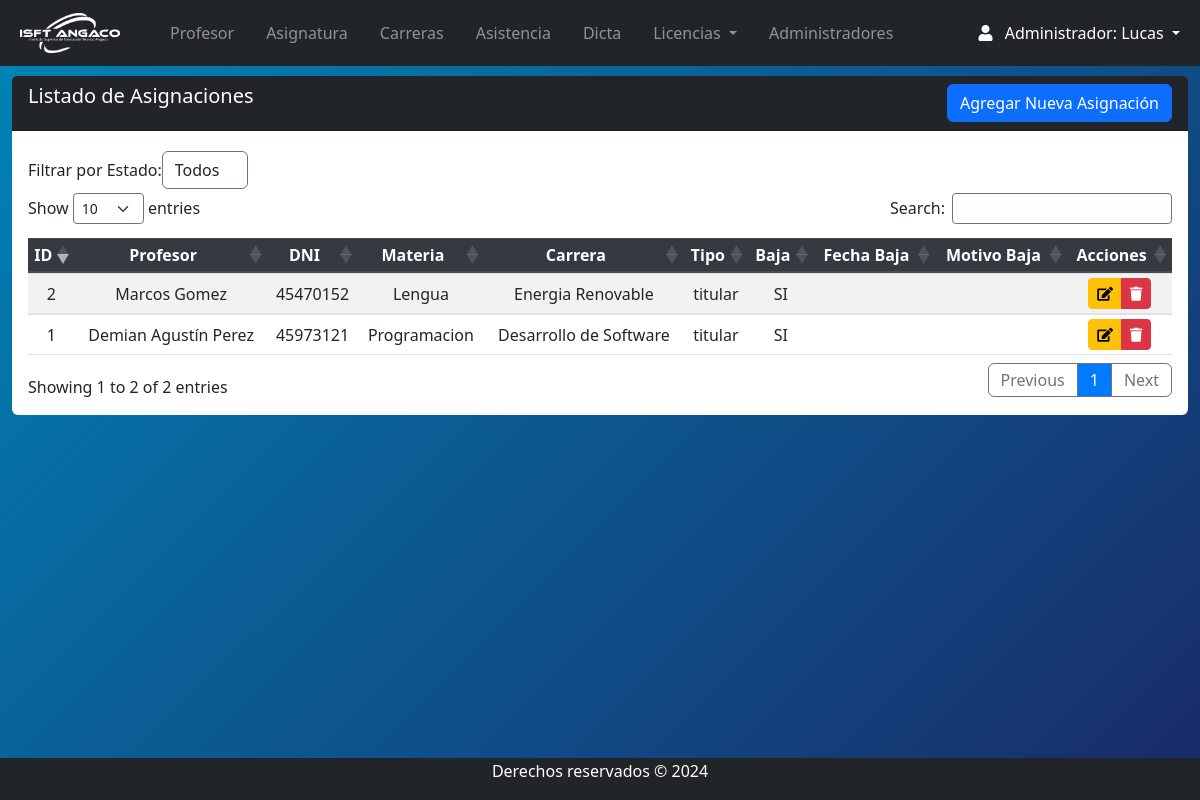
/Views/admin/dicta_index.php (signed in), run on an earlier commit of the app's database.
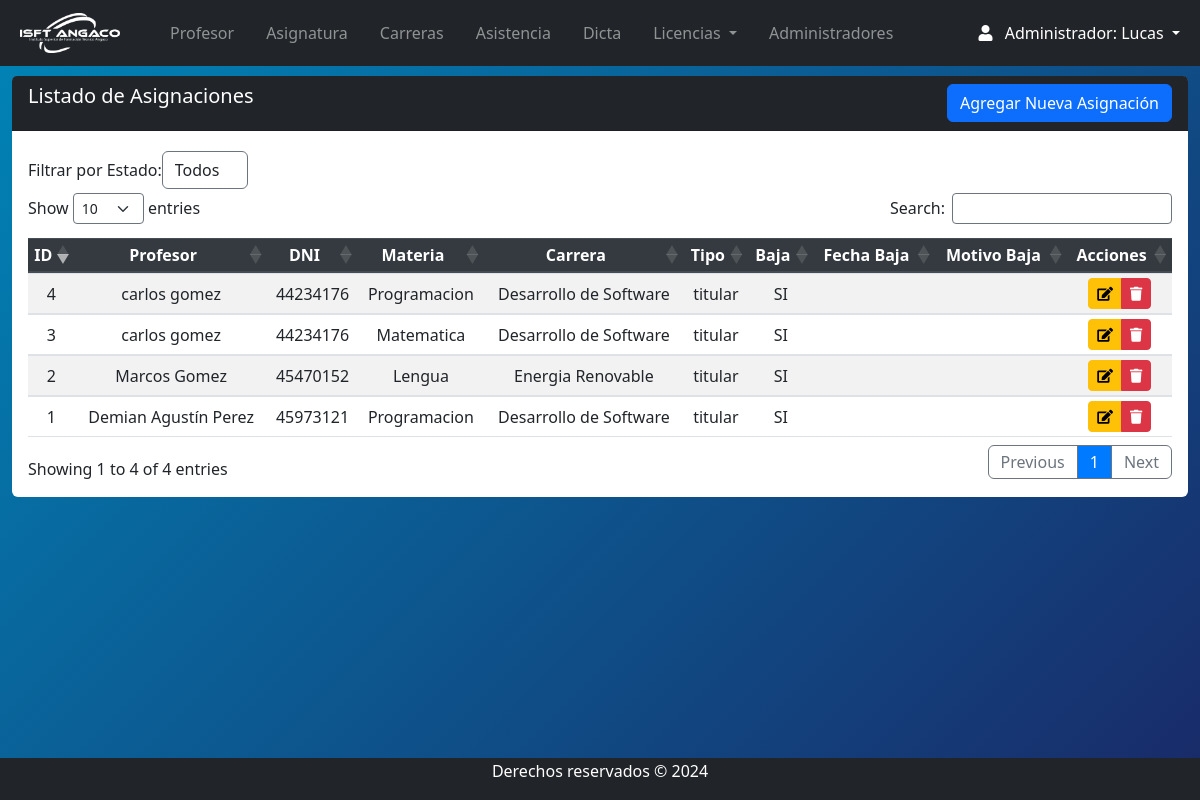
And on a later commit of the database.
### tables this page shows
CREATE TABLE `dicta` (
  `id` int(11) NOT NULL,
  `usuario_id` int(11) DEFAULT NULL,
  `FKmateria` int(11) DEFAULT NULL,
  `tipo` enum('titular','interino','suplente') NOT NULL,
  `Baja` enum('SI','NO') NOT NULL,
  `Fecha_baja` date DEFAULT NULL,
  `motivo_baja` varchar(255) DEFAULT NULL,
  `FK_carrera` int(11) DEFAULT NULL,
  `etapa` varchar(15) NOT NULL
);

CREATE TABLE `usuarios` (
  `id_usuario` int(11) NOT NULL,
  `nombre` varchar(255) NOT NULL,
  `apellido` varchar(255) NOT NULL,
  `dni` varchar(20) NOT NULL,
  `celular` varchar(20) DEFAULT NULL,
  `correo` varchar(255) NOT NULL,
  `password` varchar(255) DEFAULT NULL,
  `direccion` text DEFAULT NULL,
  `foto` varchar(255) DEFAULT NULL,
  `cv` varchar(255) DEFAULT NULL,
  `fechadeingreso` date NOT NULL,
  `fechadebaja` date DEFAULT NULL,
  `etapa` enum('Activo','Inactivo') NOT NULL DEFAULT 'Activo',
  `id_rol` int(11) DEFAULT NULL
);

CREATE TABLE `asignaturas` (
  `id` int(11) NOT NULL,
  `nombre` varchar(255) NOT NULL,
  `cantidaddehoras` int(11) NOT NULL,
  `FK_carrera` int(11) NOT NULL,
  `etapa` enum('Activo','Inactivo') DEFAULT 'Activo'
);

CREATE TABLE `carreras` (
  `id` int(11) NOT NULL,
  `nombre` varchar(255) NOT NULL,
  `descripcion` varchar(255) NOT NULL,
  `etapa` varchar(15) NOT NULL
);

### Views/admin/dicta_index.php (the view, shortened to what this page needs)
<?php
include("../../conn/connection.php");
include("navbar.php");
$db->setAttribute(PDO::ATTR_ERRMODE, PDO::ERRMODE_EXCEPTION);
$etapa = isset($_GET['etapa']) ? $_GET['etapa'] : 'Todos';
$sql = "SELECT d.id, CONCAT(u.nombre, ' ', u.apellido) AS nombre_profesor, u.dni AS dni_profesor, m.nombre AS nombre_materia, c.nombre AS nombre_carrera, d.tipo, d.Baja, d.Fecha_baja, d.motivo_baja, d.etapa
        FROM dicta d
        INNER JOIN usuarios u ON d.usuario_id = u.id_usuario
        INNER JOIN asignaturas m ON d.FKmateria = m.id
        INNER JOIN carreras c ON d.FK_carrera = c.id";
$sql .= " ORDER BY d.id DESC";
$stmt = $db->prepare($sql);
try {
    $stmt->execute();
    $resultado = $stmt->fetchAll(PDO::FETCH_ASSOC);
} catch (PDOException $e) {
    echo "Error en la consulta: " . $e->getMessage();
    exit;
}
?>
<section class="content mt-3">
    <div class="row m-auto">
        <div class="col-sm">
            <div class="card rounded-2 border-0">
                <div class="card-header bg-dark text-white pb-0">
                    <h5 class="d-inline-block">Listado de Asignaciones</h5>
                    <a class="btn btn-primary float-right mb-2" href="dicta_crea.php">Agregar Nueva Asignación</a>
                </div>
                <div class="card-body table-responsive">
                    <form method="get" action="dicta_index.php" class="form-inline justify-content-start my-1">
                        <div class="form-group">
                            <label for="etapa" class="label label-default">Filtrar por Estado: </label>
                            <select name="etapa" id="etapa" class="form-control" onchange="this.form.submit()">
                                <option value="Todos" <?php echo ($etapa === 'Todos') ? 'selected' : ''; ?>>Todos</option>
                            </select>
                        </div>
                    </form>
                    <?php if (empty($resultado)) : ?>
                        <div class="alert alert-info">No hay registros disponibles.</div>
                    <?php else : ?>
                        <table id="example" class="table table-striped table-sm" style="width:100%">
                            <thead class="thead-dark">
                                <tr>
                                    <th>ID</th>
                                    <th>Profesor</th>
                                    <th>DNI</th>
                                    <th>Materia</th>
                                    <th>Carrera</th>
                                    <th>Tipo</th>
                                    <th>Baja</th>
                                    <th>Fecha Baja</th>
                                    <th>Motivo Baja</th>
                                    <th>Acciones</th>
                                </tr>
                            </thead>
                            <tbody>
                                <?php foreach ($resultado as $row) : ?>
                                    <tr>
                                        <td><?php echo htmlspecialchars($row['id']); ?></td>
                                        <td><?php echo htmlspecialchars($row['nombre_profesor']); ?></td>
                                        <td><?php echo htmlspecialchars($row['dni_profesor']); ?></td>
                                        <td><?php echo htmlspecialchars($row['nombre_materia']); ?></td>
                                        <td><?php echo htmlspecialchars($row['nombre_carrera']); ?></td>
                                        <td><?php echo htmlspecialchars($row['tipo']); ?></td>
                                        <td><?php echo htmlspecialchars($row['Baja']); ?></td>
                                        <td><?php echo htmlspecialchars($row['Fecha_baja']); ?></td>
                                        <td><?php echo htmlspecialchars($row['motivo_baja']); ?></td>
                                        <td>
                                            <div class="btn-group">
                                                <a href="dicta_edit.php?id=<?php echo htmlspecialchars($row['id']); ?>" class="btn btn-warning btn-sm"><i class="fas fa-edit"></i></a>
                                                <?php if ($row['etapa'] === 'Inactivo') : ?>
                                                    <button class="btn btn-danger btn-sm" disabled><i class="fas fa-trash"></i></button>
                                                <?php else : ?>
                                                    <button class="btn btn-danger btn-sm" onclick="showBajaModal('<?php echo htmlspecialchars($row['id']); ?>')"><i class="fas fa-trash"></i></button>
                                                <?php endif; ?>
                                            </div>
                                        </td>
                                    </tr>
                                <?php endforeach; ?>
                            </tbody>
                        </table>
                    <?php endif; ?>
                </div>
            </div>
        </div>
    </div>
</section>
<?php require("footer.php"); ?>

### Views/admin/navbar.php (shortened to what this page needs)
<!DOCTYPE html>
<html lang="es">
<head>
  <link rel="stylesheet" href="https://use.fontawesome.com/releases/v5.8.2/css/all.css">
  <link rel="stylesheet" href="../../css/style.css">
  <link href="https://cdn.jsdelivr.net/npm/bootstrap@5.3.2/dist/css/bootstrap.min.css" rel="stylesheet">
  <link rel="stylesheet" href="https://maxcdn.bootstrapcdn.com/bootstrap/4.5.2/css/bootstrap.min.css">
  <link rel="stylesheet" href="https://cdnjs.cloudflare.com/ajax/libs/twitter-bootstrap/5.3.0/css/bootstrap.min.css">
  <link rel="stylesheet" href="https://cdn.datatables.net/1.13.7/css/dataTables.bootstrap5.min.css">
  <link rel="stylesheet" type="text/css" href="https://cdn.datatables.net/1.13.1/css/dataTables.bootstrap5.min.css" />
  <link rel="stylesheet" type="text/css" href="https://cdn.datatables.net/buttons/2.3.3/css/buttons.bootstrap5.min.css" />
  <link rel="stylesheet" href="https://cdn.jsdelivr.net/npm/bootstrap@5.3.0-alpha1/dist/css/bootstrap.min.css" />
  <link rel="stylesheet" href="https://cdnjs.cloudflare.com/ajax/libs/font-awesome/6.2.1/css/all.min.css" />
  <link rel="stylesheet" href="https://cdnjs.cloudflare.com/ajax/libs/font-awesome/5.15.4/css/all.min.css">
</head>
<body>
  <div style="height:60px">
    <nav class="navbar navbar-expand-lg navbar-dark bg-dark fixed-top">
      <div class="container-fluid ml-2 ">
        <a href="index.php" class="navbar-brand mb-0 pr-3 ">
          <img class="d-line-block align-top " src="../../img/LOGO3.png" width="100px" style="margin-right:10px">
        </a>
        <div class="collapse navbar-collapse d-flex" id="navbarNav">
          <ul class="navbar-nav mr-auto flex-grow-1 bd-highlight">
            <div class="collapse navbar-collapse " id="navbarNav">
              <ul class="navbar-nav mr-auto ">
            <li class="nav-item  pr-3">
              <a class="nav-link " href="profe_index.php">Profesor </a>
            </li>
            <li class="nav-item  pr-3">
              <a class="nav-link " href="materia_index.php">Asignatura </a>
            </li>
            <li class="nav-item  pr-3">
              <a class="nav-link " href="carrera_index.php">Carreras</a>
            </li>
             <li class="nav-item  pr-3">
              <a class="nav-link " href="asistencia_index.php">Asistencia</a>
            </li>
            <li class="nav-item  pr-3">
              <a class="nav-link" href="dicta_index.php">Dicta</a>
            </li>
            <li class="nav-item dropdown pr-3">
              <a class="nav-link dropdown-toggle  " href="#" role="button" data-bs-toggle="dropdown" aria-expanded="false">
              Licencias
              </a>
            </li>
            <li class="nav-item  pr-3">
              <a class="nav-link" href="admin_index.php">Administradores</a>
            </li>
          </ul>
          <form class="form-inline d-flex justify-content-end">
            <div class="collapse navbar-collapse" id="navbarNav">
              <ul class="navbar-nav">
                <li class="nav-item dropdown">
                  <a class="nav-link dropdown-toggle active" href="#" role="button" data-bs-toggle="dropdown" aria-expanded="false">
                    <i class="fas fa-user pr-2"></i>
                    Administrador:
                    <?php if (isset($_SESSION['nombre']) ) : ?>
                    <?php echo $_SESSION['nombre'] ; ?>
                    <?php endif; ?>
                    </a>
              </li>
            </div>
            </ul>
        </div>
      </div>
    </nav>
  </div>

### Views/admin/footer.php (shortened to what this page needs)
        <br/><br/>
        <footer class="text-white bg-dark">
                <p>Derechos reservados &copy; 2024</p>
        </footer>
    </body>
</html>

### css/style.css (style rules this page uses)
body { position: relative; padding-bottom: 10px; min-height: 100vh; }
select { border-style: solid !important; border-color: #6c757d !important; border-width: 1px !important; }
th, td { text-align: center !important; vertical-align: middle !important; }

### Views/admin/navbar.php (style rules this page uses)
body { background: linear-gradient(135deg,#0085b7, #192a68); }

### Views/admin/footer.php (style rules this page uses)
footer { background: #1b1e21; width: 100%; padding: 1px; position: absolute; bottom:0; }
footer p { text-align: center; }

What changed in the data, as far as the page shows it:
added dicta: id "4", nombre_profesor "carlos gomez", usuario.dni "44234176", FKmateria.nombre "Programacion", FK_carrera.nombre "Desarrollo de Software", tipo "titular", Baja "SI"
added dicta: id "3", nombre_profesor "carlos gomez", usuario.dni "44234176", FKmateria.nombre "Matematica", FK_carrera.nombre "Desarrollo de Software", tipo "titular", Baja "SI"
Also different on the page:
text written by a page script: "Show entries Search: Showing 1 to 2 of 2 entries Previous 1 Next" → "Show entries Search: Showing 1 to 4 of 4 entries Previous 1 Next"
